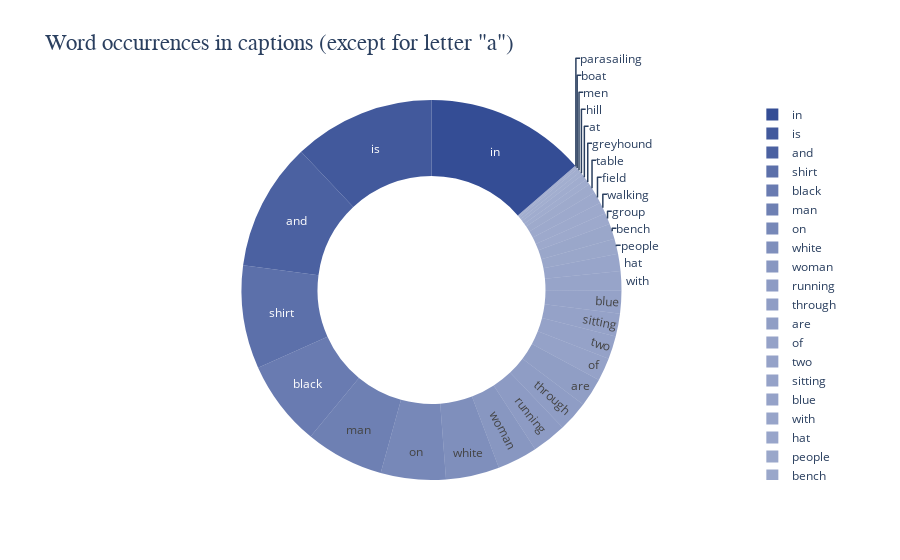

Write notebook code for a chart like this one.
### Code cell
word_occurrences(list(generated_captions.values()))

### Figure 1 — Plotly figure (JSON) as saved in the notebook; plotly's stock layout.template omitted (floating-point values rounded to 4 significant figures)
{"data": [{"hole": 0.6, "labels": ["group", "of", "people", "are", "walking", "on", "hill", "boat", "is", "parasailing", "greyhound", "running", "through", "field", "two", "men", "sitting", "bench", "woman", "with", "white", "hat", "and", "black", "man", "in", "blue", "shirt", "at", "table"], "marker": {"colors": ["rgba(30, 58, 138, 0.4357142857142857)", "rgba(30, 58, 138, 0.4714285714285714)", "rgba(30, 58, 138, 0.44761904761904764)", "rgba(30, 58, 138, 0.4892857142857143)", "rgba(30, 58, 138, 0.4357142857142857)", "rgba(30, 58, 138, 0.6023809523809525)", "rgba(30, 58, 138, 0.41190476190476194)", "rgba(30, 58, 138, 0.40595238095238095)", "rgba(30, 58, 138, 0.8404761904761905)", "rgba(30, 58, 138, 0.40595238095238095)", "rgba(30, 58, 138, 0.41785714285714287)", "rgba(30, 58, 138, 0.5071428571428571)", "rgba(30, 58, 138, 0.49523809523809526)", "rgba(30, 58, 138, 0.4357142857142857)", "rgba(30, 58, 138, 0.4714285714285714)", "rgba(30, 58, 138, 0.41190476190476194)", "rgba(30, 58, 138, 0.4714285714285714)", "rgba(30, 58, 138, 0.44761904761904764)", "rgba(30, 58, 138, 0.525)", "rgba(30, 58, 138, 0.45952380952380956)", "rgba(30, 58, 138, 0.5666666666666667)", "rgba(30, 58, 138, 0.45357142857142857)", "rgba(30, 58, 138, 0.7988095238095239)", "rgba(30, 58, 138, 0.6678571428571429)", "rgba(30, 58, 138, 0.6440476190476191)", "rgba(30, 58, 138, 0.9)", "rgba(30, 58, 138, 0.4714285714285714)", "rgba(30, 58, 138, 0.7214285714285715)", "rgba(30, 58, 138, 0.41785714285714287)", "rgba(30, 58, 138, 0.4297619047619048)"]}, "textinfo": "label", "type": "pie", "values": [6, 12, 8, 15, 6, 34, 2, 1, 74, 1, 3, 18, 16, 6, 12, 2, 12, 8, 21, 10, 28, 9, 67, 45, 41, 84, 12, 54, 3, 5]}], "layout": {"title": {"font": {"family": "Balto", "size": 23}, "text": "Word occurrences in captions (except for letter \"a\")"}}}
